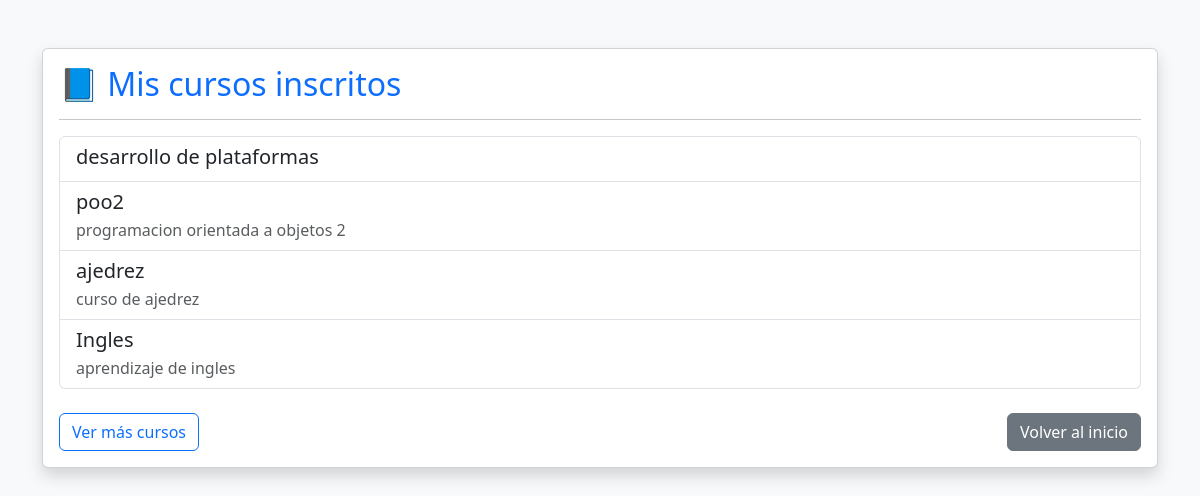
Before: /mis-cursos/ (signed in) with the older database file.
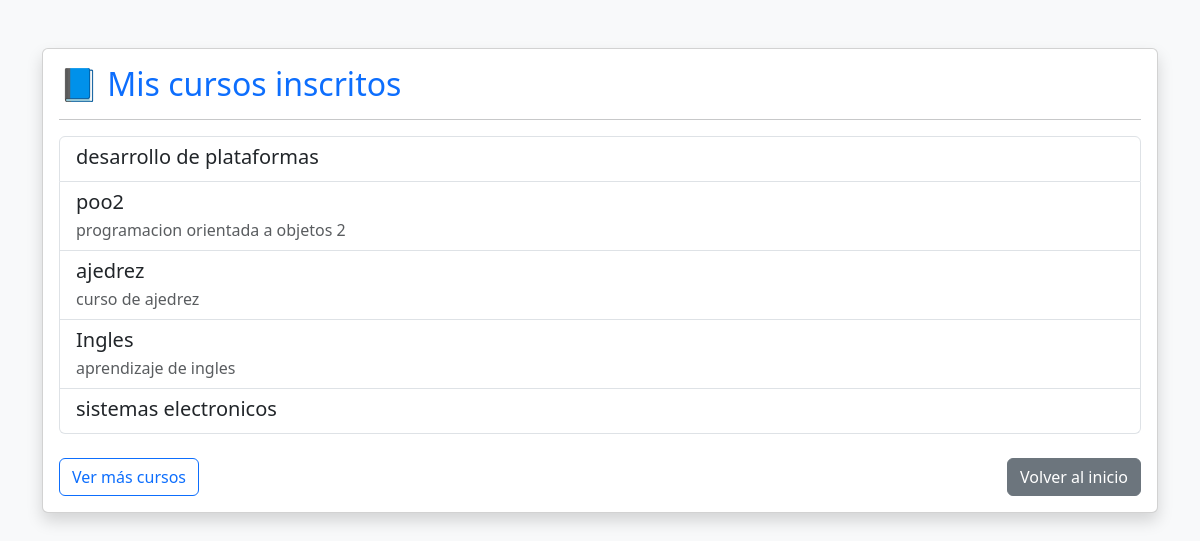
After: the same page with the newer database file.
### usuarios/models.py (models this page shows, shortened)
class Inscripcion(models.Model):
    estudiante = models.ForeignKey(Usuario, on_delete=models.CASCADE)
    curso = models.ForeignKey(Curso, on_delete=models.CASCADE)
    fecha = models.DateTimeField(auto_now_add=True)
    class Meta:
        unique_together = ('estudiante', 'curso')  # evita inscripciones duplicadas

class Curso(models.Model):
    nombre = models.CharField(max_length=100)
    descripcion = models.TextField(blank=True, validators=[MinLengthValidator(10)])
    docente = models.ForeignKey(settings.AUTH_USER_MODEL, on_delete=models.CASCADE)

### usuarios/views.py (the view)
# urls.py: path('mis-cursos/', views.mis_cursos_view, name='mis_cursos'),
@login_required
def mis_cursos_view(request):
    if request.user.es_docente:
        return HttpResponseForbidden("Solo los estudiantes pueden ver esta vista.")
    inscripciones = Inscripcion.objects.filter(estudiante=request.user)
    return render(request, 'usuarios/mis_cursos.html', {'inscripciones': inscripciones})

### usuarios/templates/usuarios/mis_cursos.html (shortened to what this page needs)
{% load static %}
<!DOCTYPE html>
<html lang="es">
<head>
    <link href="https://cdn.jsdelivr.net/npm/bootstrap@5.3.3/dist/css/bootstrap.min.css" rel="stylesheet">
</head>
<body class="bg-light">
<div class="container mt-5">
    <div class="card shadow">
        <div class="card-body">
            <h2 class="card-title text-primary">📘 Mis cursos inscritos</h2>
            <hr>
            {% if inscripciones %}
                <ul class="list-group">
                    {% for inscripcion in inscripciones %}
                        <li class="list-group-item">
                            <h5 class="mb-1">{{ inscripcion.curso.nombre }}</h5>
                            <p class="mb-0 text-muted">{{ inscripcion.curso.descripcion }}</p>
                        </li>
                    {% endfor %}
                </ul>
            {% else %}
                <div class="alert alert-warning mt-3">
                    No estás inscrito en ningún curso aún.
                </div>
            {% endif %}
            <div class="mt-4 d-flex justify-content-between">
                <a href="{% url 'cursos_disponibles' %}" class="btn btn-outline-primary">Ver más cursos</a>
                <a href="{% url 'inicio' %}" class="btn btn-secondary">Volver al inicio</a>
            </div>
        </div>
    </div>
</div>
</body>
</html>

Changed rows visible on the page:
added Inscripcion: curso.nombre "sistemas electronicos"
